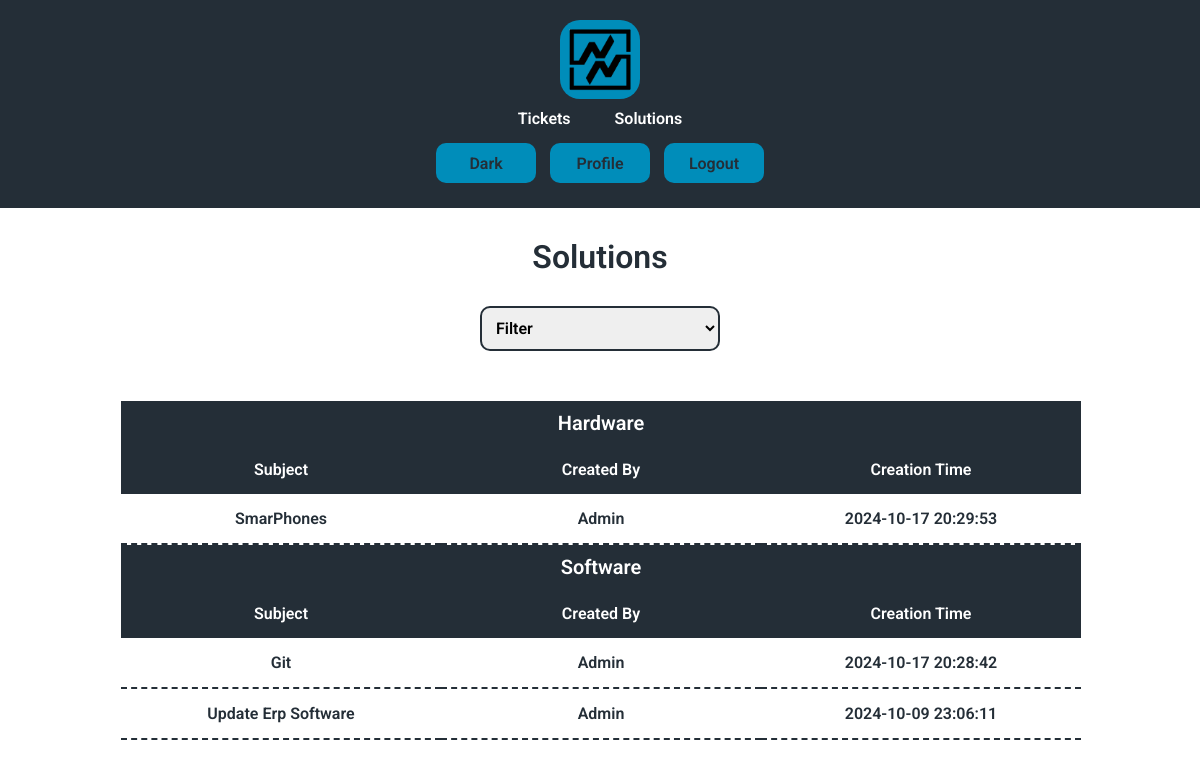
The app's page /solutions (signed in) with its own data.
### tables this page shows
CREATE TABLE solutions (
id INTEGER PRIMARY KEY AUTOINCREMENT NOT NULL,
category TEXT NOT NULL,
subject TEXT NOT NULL,
creator INTEGER,
description TEXT,
time TIMESTAMP DEFAULT CURRENT_TIMESTAMP,
FOREIGN KEY(creator) REFERENCES users(id) ON DELETE SET NULL ON UPDATE NO ACTION
);

CREATE TABLE users (id INTEGER PRIMARY KEY AUTOINCREMENT NOT NULL, name TEXT NOT NULL, hash TEXT NOT NULL, permission INTEGER DEFAULT 4 NOT NULL, active BLOB DEFAULT 0 NOT NULL, email TEXT NOT NULL);

### app.py (the view, shortened to what this page needs)
@app.route("/solutions", methods=["GET", "POST"])
@login_required
def solutions():
    listcategories = db.execute("SELECT DISTINCT category FROM solutions ORDER BY category")
    solutions = db.execute(
        """
        SELECT solutions.id, solutions.subject, solutions.category, solutions.time, users.name AS creator_name
        FROM solutions LEFT JOIN users ON solutions.creator = users.id ORDER BY subject;
        """
        )
    categories = listcategories
    return render_template("solutions.html", solutions = solutions, categories = categories, list = listcategories)

### app.py (called while the page is built)
def login_required(f):
    @wraps(f)
    def decorated_function(*args, **kwargs):
        if not session.get("user_id"):
            return redirect("/") # Redirect to the login page or wherever necessary
        return f(*args, **kwargs)  # Proceed with the actual route if logged in
    return decorated_function

### templates/solutions.html (shortened to what this page needs)
{% extends "layout.html" %}
{% block h1 %}<h1>Solutions</h1>{% endblock %}
{% block body %}
    <form class="margin" action="/solutions" method="post">
        <select id="status" name="category" onchange="clickButton()">
            <option hidden disabled value="" selected>Filter</option>
        </select>
    </form>
    <div class="main">
        {% for categorie in categories %}
        <table {% if categories|length == 1 %}
        class="select"
        {% else %}
        class="select column"
        {% endif %}>
            <thead>
                <caption>{{ categorie["category"] }}</caption>
                <tr>
                    <th >Subject</th>
                    <th>Created By</th>
                    <th class="none">Creation Time</th>
                </tr>
            </thead>
            <tbody>
                {% for solution in solutions %}
                {% if solution["category"] == categorie["category"] %}
                <tr onclick="clickButtonID('{{ solution['id'] }}')">
                    <td>{{ solution["subject"] }}</td>
                    <td>{{ solution["creator_name"] }}</td>
                    <td class="none">{{ solution["time"] }}</td>
                </tr>
                {% endif %}
                {% endfor %}
            </tbody>
        </table>
        {% endfor %}
    </div>
{% endblock %}

### static/styles.css (style rules this page uses)
.Light { --color1: #242e37; --color2: #ffffff; --color3: #e1e3e4; --color4: #242e37; --color5: #008dba; --colorextra: #ffffff; --font: "Roboto", sans-serif; }
* { font-family: var(--font); box-sizing: border-box; margin: 0; padding: 0; font-weight: 600; --font-color: var(--color1); --background-color: var(--color2); --nav-color: var(--color4); --navfont-color: var(--colorextra); --button-color: var(--color5); --buttonfont-color: var(--color4); --hover-color: var(--color3); --hoverfont-color: var(--color4); --logo-color: var(--color5); --linkhover-color: var(--color5); --tab-color: var(--color4); --tabfont-color: var(--colorextra); --tabhover-color: var(--color5); --tabhoverfont-color: var(--color4); --disabled-color: var(--color4); --disabledfont-color: var(--color3); --placeholder-color: var(--color4); --aler-color: var(--color5); --active-color: var(--color1); --activefont-color: var(--color5); --border-color: var(--color5); }
html { background-color: var(--background-color); color: var(--font-color); }
body { transition: background-color 0.5s, color 0.3s; }
.main { margin: 40px 0 40px 0; }
.margin { margin: 20px 0 20px; }
table { width: 100%; border-collapse: collapse; text-align: center; table-layout: fixed; margin: 20px 0 20px 0; }
.column { float: left; width: 49.8%; margin: 0px 1px 0px 1px; }
td { padding: 15px 0px; border-bottom: 2px dashed var(--tab-color); }
th { background-color: var(--tab-color); padding: 15px 0px; transition: all 0.5s ease 0s; color: var(--tabfont-color); }
caption { font-size: 20px; padding: 10px 10px; color: var(--tabfont-color); background-color: var(--tab-color); }
h1 { margin: 20px 0 20px; }
input, select, textarea { width: 25%; min-width: 200px; padding: 10px; margin: 10px 0px; border: 2px solid var(--font-color); border-radius: 10px; font-size: 16px; }
@media (max-width: 1300px) { .column { width: 100%; } }
@media (max-width: 1300px) { td { width: 50%; } }

### records on screen
solutions: subject "SmarPhones", creator_name "Admin", time "2024-10-17 20:29:53"
solutions: subject "Git", creator_name "Admin", time "2024-10-17 20:28:42"
solutions: subject "Update Erp Software", creator_name "Admin", time "2024-10-09 23:06:11"

### other values on screen
{{ categorie["category"] }} "Hardware" "Software"
